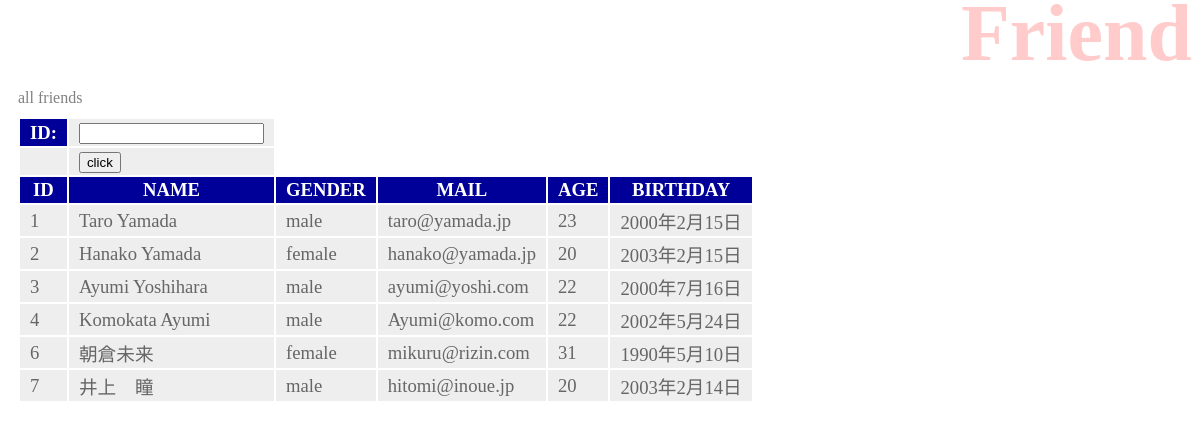
Screenshot of /hello/friend/ with the database file from the repository.
### hello/models.py (models this page shows, shortened)
class Friend(models.Model):
    name = models.CharField(max_length=100)
    mail = models.EmailField(max_length=200)
    gender = models.BooleanField()
    age = models.IntegerField(default=0)
    birthday = models.DateField()

### hello/views.py (the view)
# urls.py: path('friend/', views.friend, name='friend'),
def friend(request):
    params = {
        'title': 'Friend',
        'message': 'all friends',
        'form': FriendForm(),
        'data': [],
    }
    if(request.method == 'POST'):
        num = request.POST['id']
        item = Friend.objects.get(id=num)
        params['data'] = [item]
        params['form'] = FriendForm(request.POST)
    else:
        params['data'] = Friend.objects.all()
    return render(request, 'hello/friend.html', params)

### hello/forms.py
class FriendForm(forms.Form):
    id = forms.IntegerField(label='ID')

### hello/templates/hello/friend.html (shortened to what this page needs)
{% load static %}
<!DOCTYPE html>
<html lang="ja">
<head>
    <link rel="stylesheet" type="text/css" href="{% static 'hello/css/style.css' %}" />
</head>
<body>
    <h1>{{title}}</h1>
    <p>{{message|safe}}</p>
    <table>
        <form action="{% url 'friend' %}" method="post">
            {{ form.as_table }}
            <tr><td></td><td><input type="submit" value="click"></td></tr>
        </form>
        <tr>
            <th>ID</th>
            <th>NAME</th>
            <th>GENDER</th>
            <th>MAIL</th>
            <th>AGE</th>
            <th>BIRTHDAY</th>
        </tr>
    {% for item in data %}
        <tr>
            <td>{{item.id}}</td>
            <td>{{item.name}}</td>
            <td>{% if item.gender == False %}male{% endif %}
                {% if item.gender == True %}female{% endif %}</td>
            <td>{{item.mail}}</td>
            <td>{{item.age}}</td>
            <td>{{item.birthday}}</td>
        </tr>
    {% endfor %}
    </table>
</body>
</html>

### hello/static/hello/css/style.css (style rules this page uses)
body { color:gray }
h1 { color: red; opacity: 0.2; font-size: 60pt; margin-top: -20px; margin-bottom: 0px; text-align: right; }
p { margin: 10px; }
table { margin: 10px; font-size: 14pt; }
table tr th { background-color: #009; color: white; padding: 2px 10px; border-width: 2px; }
table tr td { background-color: #eee; color: #666; padding: 2px 10px; border-width: 2px; }

### rows the page displays
Friend: id "1", name "Taro Yamada", gender "male", mail "taro@yamada.jp", age "23", birthday "2000年2月15日"
Friend: id "2", name "Hanako Yamada", gender "female", mail "hanako@yamada.jp", age "20", birthday "2003年2月15日"
Friend: id "3", name "Ayumi Yoshihara", gender "male", mail "ayumi@yoshi.com", age "22", birthday "2000年7月16日"
Friend: id "4", name "Komokata Ayumi", gender "male", mail "Ayumi@komo.com", age "22", birthday "2002年5月24日"
Friend: id "6", name "朝倉未来", gender "female", mail "mikuru@rizin.com", age "31", birthday "1990年5月10日"
Friend: id "7", name "井上 瞳", gender "male", mail "hitomi@inoue.jp", age "20", birthday "2003年2月14日"

### other values shown
{{ message|safe }} "all friends"
